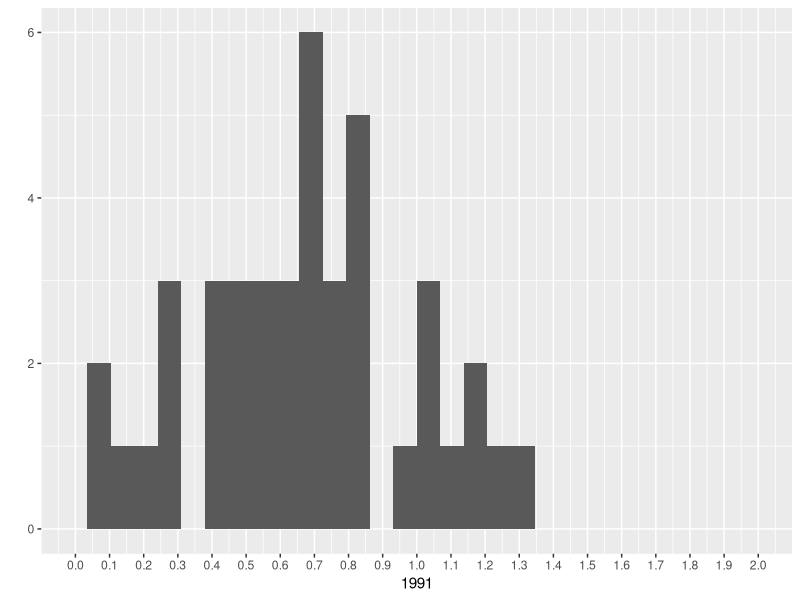
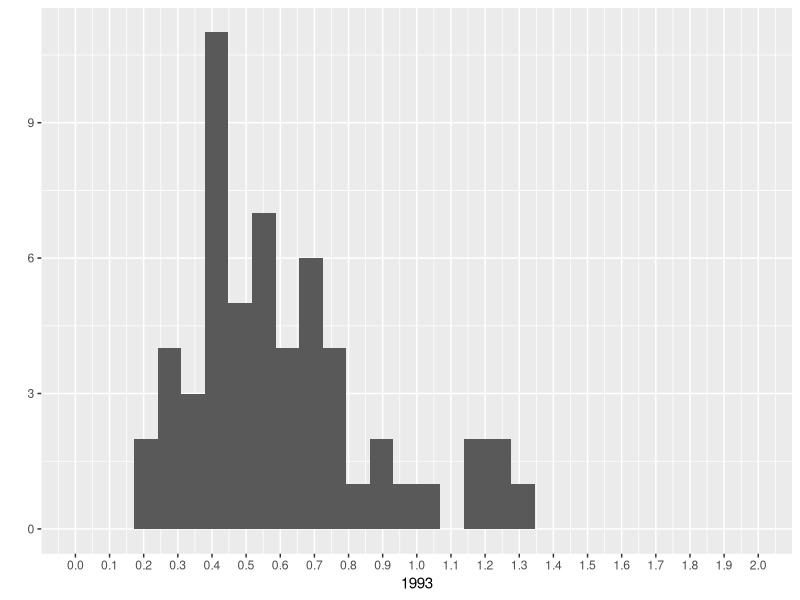
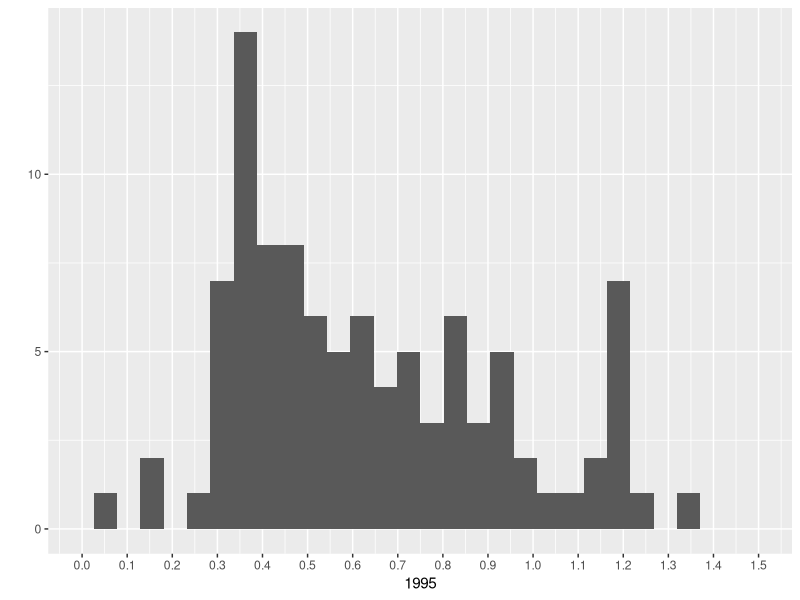
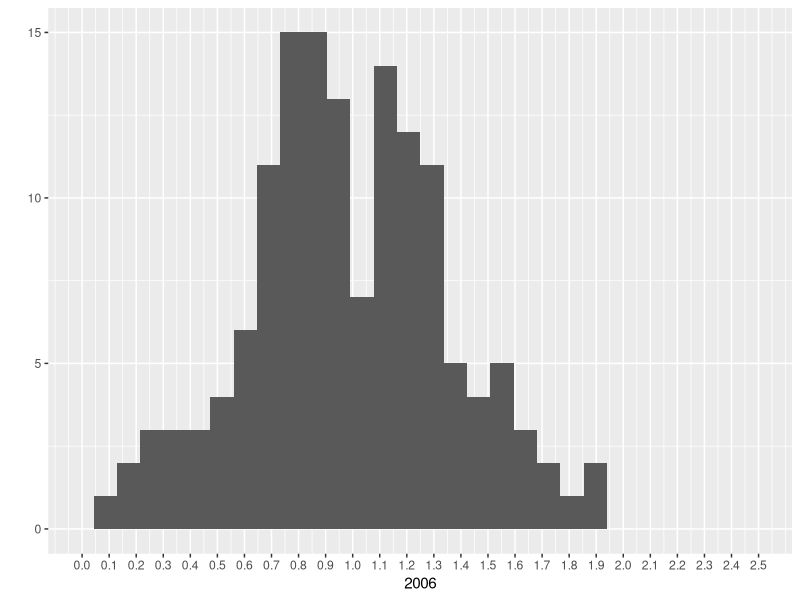

These figures' R source, in order:
## ---- chunk 1
install.packages('openxlsx')
install.packages('ggplot2')
## ---- chunk 2
library(openxlsx)
library(ggplot2)
getwd()
## ---- chunk 3
df <- read.xlsx("Gasoline_price.xlsx")
names(df)

## ---- chunk 4
summary(df)
## ---- chunk 5

qplot(x=`1991`,data=df)+
  scale_x_continuous(limits=c(0,2),breaks=seq(0,2,0.1))

## ---- chunk 6
qplot(x=`1993`,data=df)+
  scale_x_continuous(limits=c(0,2),breaks=seq(0,2,0.1))
## ---- chunk 7
qplot(x=`1995`,data=df)+
  scale_x_continuous(limits=c(0,1.5),breaks=seq(0,2,0.1))
## ---- chunk 8
qplot(x=`2006`,data=df)+
  scale_x_continuous(limits=c(0,2.5),breaks=seq(0,2.5,0.1))
